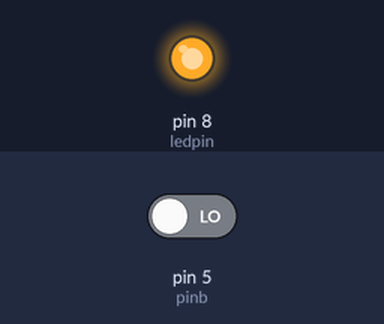
A sketch run on a simulated Arduino Uno, built with avr-gcc and run on an emulated ATmega328P. On the bench: output pins drawn as LEDs (lit = HIGH). The test bench sets the inputs (shaded band); at power-on: pin 5 (pinb) LOW. What the sketch prints to the serial monitor is not drawn.

Above: at 1.2 s.
1.3 s: pin 5 (pinb) driven HIGH
At 2.5 s:
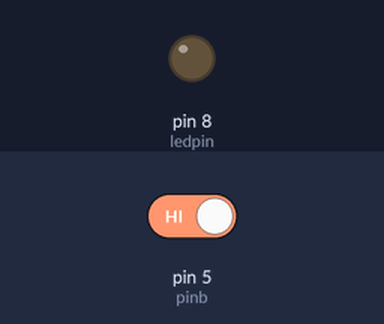
2.8 s: pin 5 (pinb) driven LOW
At 3.9 s:
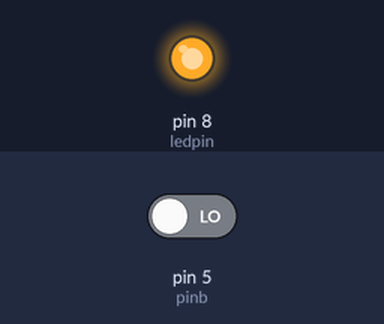
Timing chart, 0 to 5.8 s (numbered marks = the images above; inputs shaded):
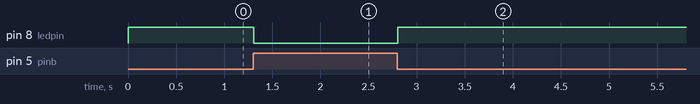

The sketch:

arduino_15_pushbutton_and_pullup_and_pull_down_resisters1.ino
```cpp
// C++ code
//
int ledpin = 8;
int pinb = 5;
int val;
void setup()
{
  pinMode(ledpin, OUTPUT);
  pinMode(pinb,INPUT);
  Serial.begin(9600);
}

void loop()
{
  val = digitalRead(pinb);
  Serial.println(val);
  if(val==1){
    digitalWrite(ledpin,LOW);
  }
  if(val==0){
    digitalWrite(ledpin,HIGH);
  }
}
```

Measured:
- after the input at 1.3 s, pin 8 (ledpin): HIGH → LOW at once
- after the input at 2.8 s, pin 8 (ledpin): LOW → HIGH at once
